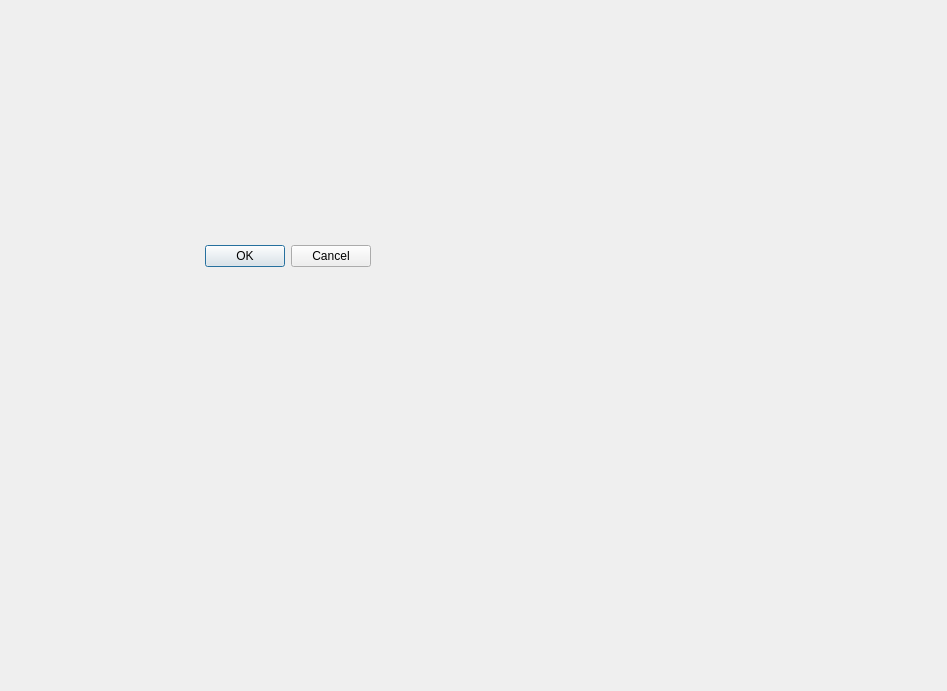
<?xml version="1.0" encoding="UTF-8"?>
<ui version="4.0">
 <class>Dialog</class>
 <widget class="QDialog" name="Dialog">
  <property name="geometry">
   <rect>
    <x>0</x>
    <y>0</y>
    <width>947</width>
    <height>691</height>
   </rect>
  </property>
  <property name="windowTitle">
   <string>Dialog</string>
  </property>
  <widget class="QDialogButtonBox" name="buttonBox">
   <property name="geometry">
    <rect>
     <x>30</x>
     <y>240</y>
     <width>341</width>
     <height>32</height>
    </rect>
   </property>
   <property name="orientation">
    <enum>Qt::Orientation::Horizontal</enum>
   </property>
   <property name="standardButtons">
    <set>QDialogButtonBox::StandardButton::Cancel|QDialogButtonBox::StandardButton::Ok</set>
   </property>
  </widget>
 </widget>
 <resources/>
 <connections>
  <connection>
   <sender>buttonBox</sender>
   <signal>accepted()</signal>
   <receiver>Dialog</receiver>
   <slot>accept()</slot>
   <hints>
    <hint type="sourcelabel">
     <x>248</x>
     <y>254</y>
    </hint>
    <hint type="destinationlabel">
     <x>157</x>
     <y>274</y>
    </hint>
   </hints>
  </connection>
  <connection>
   <sender>buttonBox</sender>
   <signal>rejected()</signal>
   <receiver>Dialog</receiver>
   <slot>reject()</slot>
   <hints>
    <hint type="sourcelabel">
     <x>316</x>
     <y>260</y>
    </hint>
    <hint type="destinationlabel">
     <x>286</x>
     <y>274</y>
    </hint>
   </hints>
  </connection>
 </connections>
</ui>
